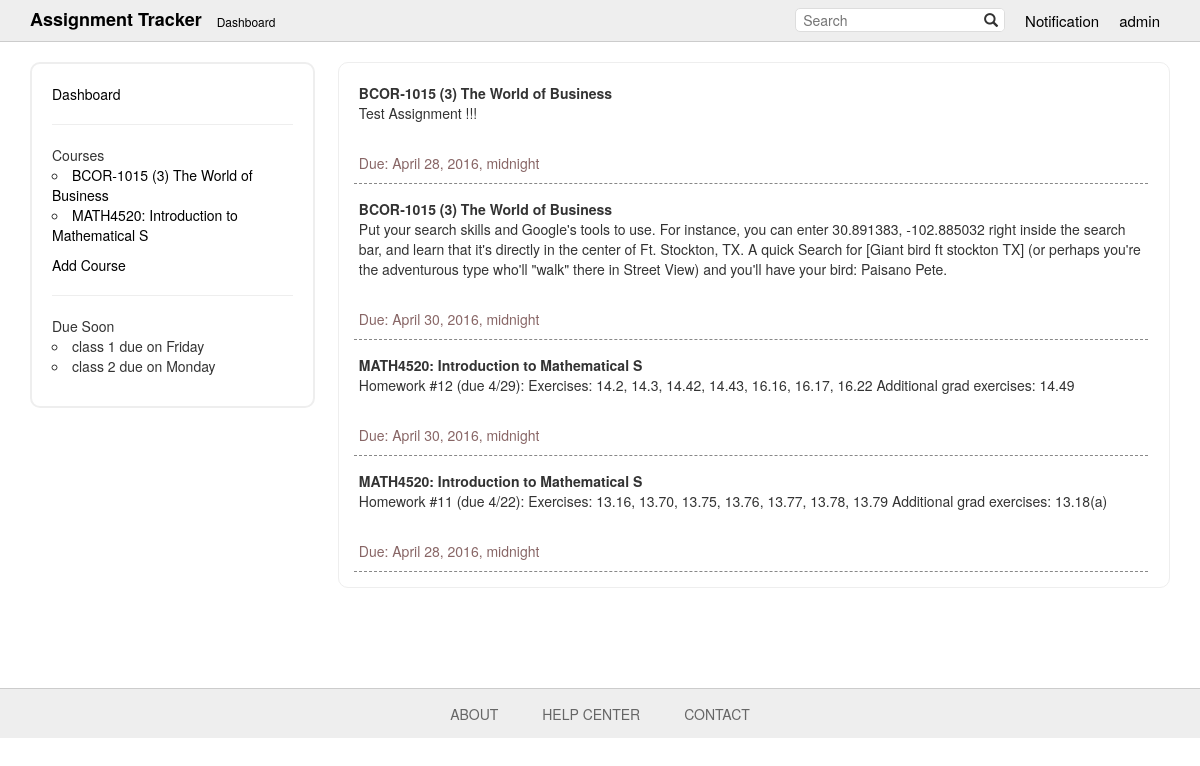
Before: /dashboard/ (signed in) with the older database file.
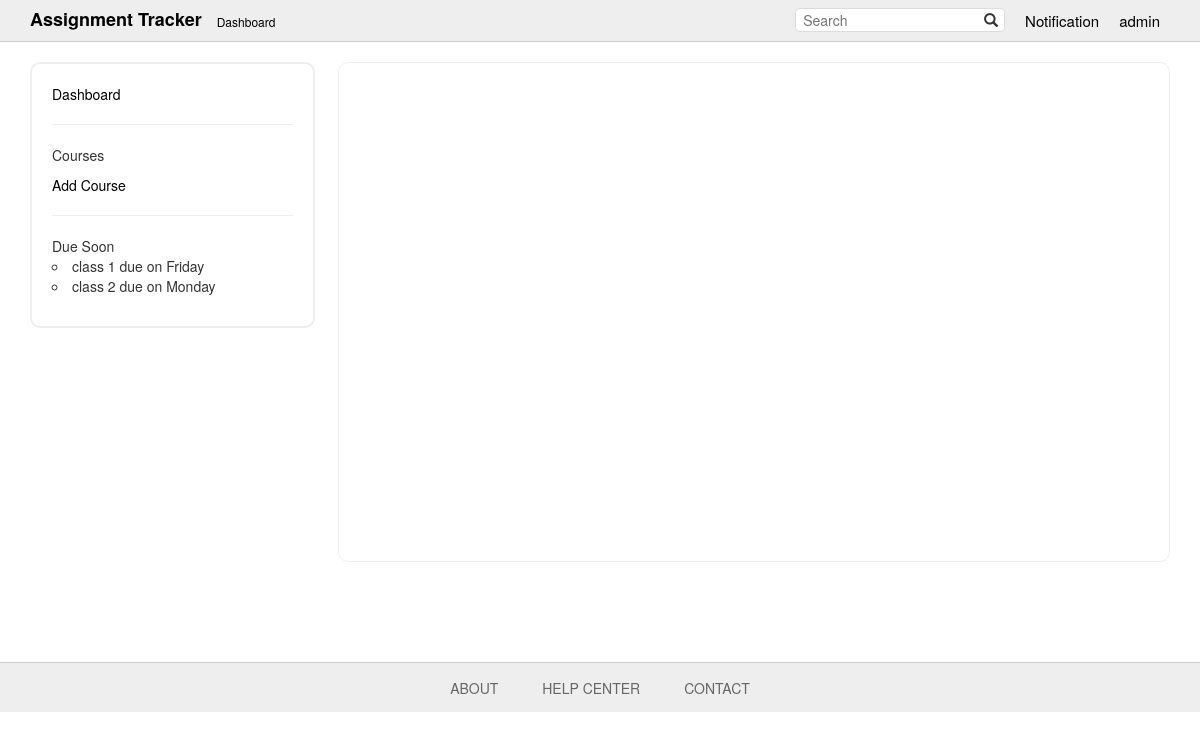
After: the same page with the newer database file.
### tables/models.py (models this page shows, shortened)
class Course(models.Model):
    users = models.ManyToManyField('auth.User')
    course = models.CharField(max_length=128)
    difficulty = models.IntegerField(default=1,
        validators=[MinValueValidator(1), MaxValueValidator(5)])
    url = models.URLField(max_length=512)
    def __str__(self):
        return self.course

class Assignments(models.Model):
    course = models.ForeignKey(Course)
    assignment = models.CharField(max_length=1024)
    start = models.DateTimeField()
    end = models.DateTimeField()
    difficulty = models.IntegerField(default=1,
        validators=[MinValueValidator(1), MaxValueValidator(5)])

### tables/views.py (the view)
# urls.py: url(r'^dashboard/$', views.dashboard, name='dashboard'),
@login_required
def dashboard(request):
    user = request.user
    courses = user.course_set.all()
    current_assigns = [assign for course in courses
                    for assign in course.assignments_set.filter(end__gte=timezone.now())]
    return render(request, 'tables/dashboard.html', {'current_assigns': current_assigns})

### tables/templates/tables/dashboard.html
{% extends 'tables/base.html' %}
{% block content %}
<aside>
    <a>Dashboard</a>
    <hr>
    <ul>
        <caption>Courses</caption>
        {% for course in user.course_set.all %}
        <li><a href="{% url 'detail' course.pk %}">{{ course.course }}</a></li>
        {% endfor %}
    </ul>
    <a href = "{% url 'add_course' %}">Add Course</a>
    <hr>
    <ul>
        <caption>Due Soon</caption>
        <li>class 1 due on Friday</li>
        <li>class 2 due on Monday</li>
    </ul>
</aside>
<section class="dashboard">
    <ul>
    {% for assign in current_assigns %}
            <li>
                <b>{{ assign.course }}</b><br />
                {{ assign.assignment | linebreaks }}<br />
                <span style="color: #886666;">Due: {{ assign.end }}</span>
            </li>
    {% endfor %}
    </ul>
</section>
{% endblock %}

### tables/templates/tables/base.html (shortened to what this page needs)
{% load staticfiles %}
<!DOCTYPE html>
<html>
<head>
  <link rel="stylesheet" href="https://maxcdn.bootstrapcdn.com/bootstrap/3.3.6/css/bootstrap.min.css">
  <link rel="stylesheet" href="{% static 'css/style.css' %}">
</head>
<body>
  <header class="clearfix">
    <div class="container">
      <h1><a href="{% url 'test_main' %}">Assignment Tracker</a></h1>
      <a id="dashboard" href="{% url 'dashboard' %}">Dashboard</a>
      <ul class="topbar nav">
        {% if not user.is_authenticated %}
        <li class="topbar dropdown">
          <a href="{% url 'django.contrib.auth.views.login' %}">Login</a>
          <div class="topbar dropdown-items">
              <a href = "{% url 'signup' %}">Sign up</a>
              <a href="{% url 'django.contrib.auth.views.login' %}" class="top-menu">Login</a>
          </div>
        </li>
        {% else %}
        <li class="topbar dropdown">
          <a href="">{{ user.username }}</a>
        </li>
        <li><a href="{% url 'notif' %}">Notification</a></li>
        {% endif %}
        <li>
          <form action="{% url 'search' %}" method="get">
              <input type="search" name="keyword" placeholder="Search" />
              <button type="submit"><span class="glyphicon glyphicon-search"></span></button>
          </form>
        </li>
      </ul>
    </div>
  </header>
  <div class="container">
    {% block content %}
    {% endblock %}
  </div>
  <footer>
    <a href="{% url 'about' %}">About</a>
    <a href="{% url 'help' %}">Help Center</a>
    <a href="{% url 'contact' %}">Contact</a>
  </footer>
</body>
</html>

### tables/static/css/style.css (style rules this page uses)
a { color: black; text-decoration: none; }
input[type="search"] { border: 0; }
button[type="submit"] { border: 0; background-color: white; }
.dropdown { position: relative; display: inline-block; }
header { background-color: #eeeeee; border-bottom: 1px solid #cccccc; margin-bottom: 20px; }
header h1 { font-size: 18px; float: left; padding: 10px 0 10px 0; margin: 0; font-weight: bold; }
#dashboard { font-size: 12px; float: left; padding: 13px 0 0 15px; }
header ul.nav { height: inherit; float: right; margin: 0; padding: 0; }
header ul.nav li { height: 100%; padding: 0px; margin: 0px; float: right; list-style: none; }
header ul.nav li a { font-size: 15px; height: 100%; padding: 10px; display: inline-block; }
header ul.nav li form { margin-top: 8px; margin-right: 10px; background-color: white; padding-left: 5px; border: 1px solid #dddddd; border-radius: 5px; overflow: hidden; }
aside { padding: 20px; border: 2px solid #eeeeee; border-radius: 10px; width: 25%; float: left; }
aside ul { padding-left: 0; }
aside li { list-style:circle inside; }
section.dashboard { float: right; border: 1px solid #eeeeee; width: 73%; min-height: 500px; padding: 10px; border-radius: 10px; }
footer { width: 100%; height: 50px; background-color: #eeeeee; margin-top: 100px; border-top: 1px solid #cccccc; text-align: center; }
footer a { text-transform: uppercase; display: inline-block; color: #666666; margin-top: 15px; padding: 0 20px 0; }

Changed rows visible on the page:
removed Course: course "BCOR-1015 (3) The World of Business"
removed Course: course "MATH4520: Introduction to Mathematical S"
removed Assignments: course "BCOR-1015 (3) The World of Business", assignment "Test Assignment !!!", end "April 28, 2016, midnight"
removed Assignments: course "BCOR-1015 (3) The World of Business", assignment "Put your search skills and Google's tools to use. For instance, you can enter 30.891383, -102.885032 right inside the search bar, and learn that it's directly in the center of Ft. Stockton, TX. A quick Search for [Giant bird ft stockton TX] (or perhaps you're the adventurous type who'll \"walk\" there in Street View) and you'll have your bird: Paisano Pete.", end "April 30, 2016, midnight"
removed Assignments: course "MATH4520: Introduction to Mathematical S", assignment "Homework #12 (due 4/29): Exercises: 14.2, 14.3, 14.42, 14.43, 16.16, 16.17, 16.22 Additional grad exercises: 14.49", end "April 30, 2016, midnight"
removed Assignments: course "MATH4520: Introduction to Mathematical S", assignment "Homework #11 (due 4/22): Exercises: 13.16, 13.70, 13.75, 13.76, 13.77, 13.78, 13.79 Additional grad exercises: 13.18(a)", end "April 28, 2016, midnight"
